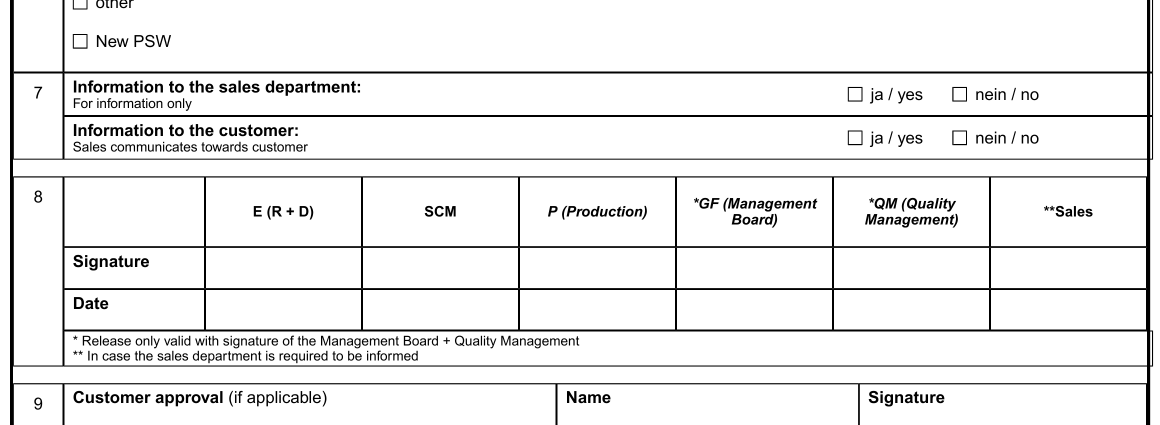
#> input picture mine_crop_gap.png, 2320 x 850 px, given in place of o-1.png, which was not available (shown at 1/2 size)
$ python diff.py ../mine_crop_gap.png ../mine_page2b-2.png
#> lines starting #> are read from the running program, lines starting #| are printed output that depends on the picture; after the words box and inside, x2 and y2 are one past the last pixel; in counts of white or black regions, pixels touching at a corner belong together; pictures that were not available may be replaced by others from this repository, and a replacement may not be noted
"""Render original + generated PDFs to PNG and diff them.
   python tools/diff.py <generated.pdf> [dpi]
   writes .work/diff-<n>.png (side by side: original | generated | overlay) and prints mismatch %"""
import subprocess, sys, os
from PIL import Image, ImageChops
import numpy as np
gen = sys.argv[1]
dpi = sys.argv[2] if len(sys.argv) > 2 else '100'
orig = os.path.join('docs', 'DL05-F0987 - Quality Notification.pdf')
w = '.work'
subprocess.run(['pdftoppm', '-r', dpi, '-png', orig, f'{w}/o'], check=True, stderr=subprocess.DEVNULL)
#> (this line was passed over: subprocess is not available in this run)
subprocess.run(['pdftoppm', '-r', dpi, '-png', gen, f'{w}/g'], check=True, stderr=subprocess.DEVNULL)
#> (this line was passed over: subprocess is not available in this run)
for n in (1, 2):
    a = Image.open(f'{w}/o-{n}.png').convert('L')
    b = Image.open(f'{w}/g-{n}.png').convert('L')
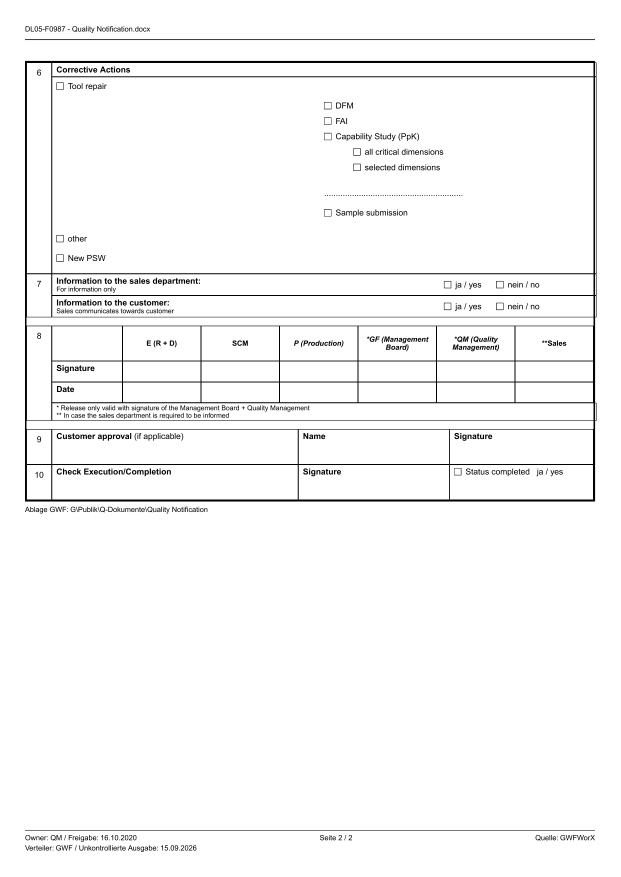
#> input picture mine_page2b-2.png, 2481 x 3508 px, given in place of g-1.png, which was not available (shown at 1/4 size)
    A = np.array(a) < 200; B = np.array(b) < 200
#> after `A = np.array(a) < 200`:
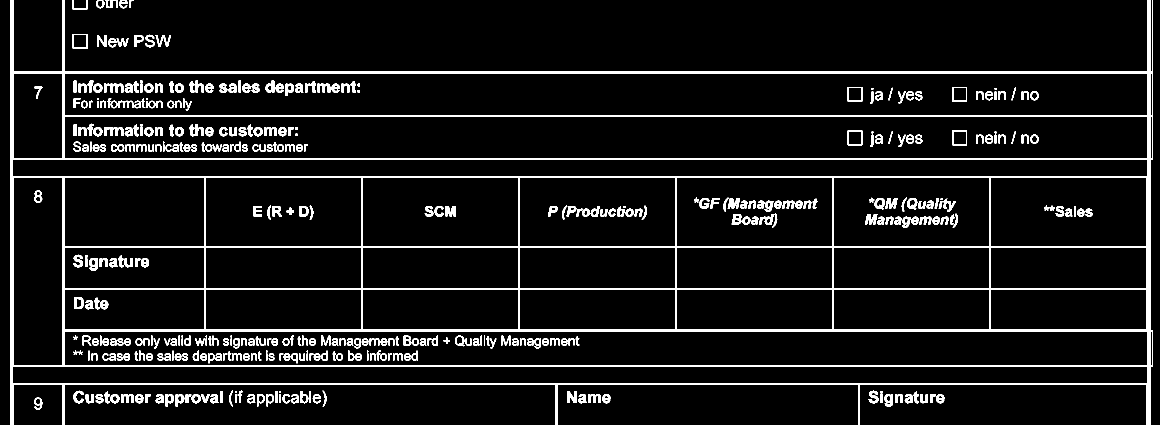
#> A: shape (850, 2320) bool (shown at 1/2 size); 7.7% white; 417 white regions (18 under 20 px), largest, box (x1, y1, x2, y2) and area: (20, 0, 2306, 850) 93665, (891, 412, 912, 433) 342, (1455, 396, 1480, 417) 331
#> after `B = np.array(b) < 200`:
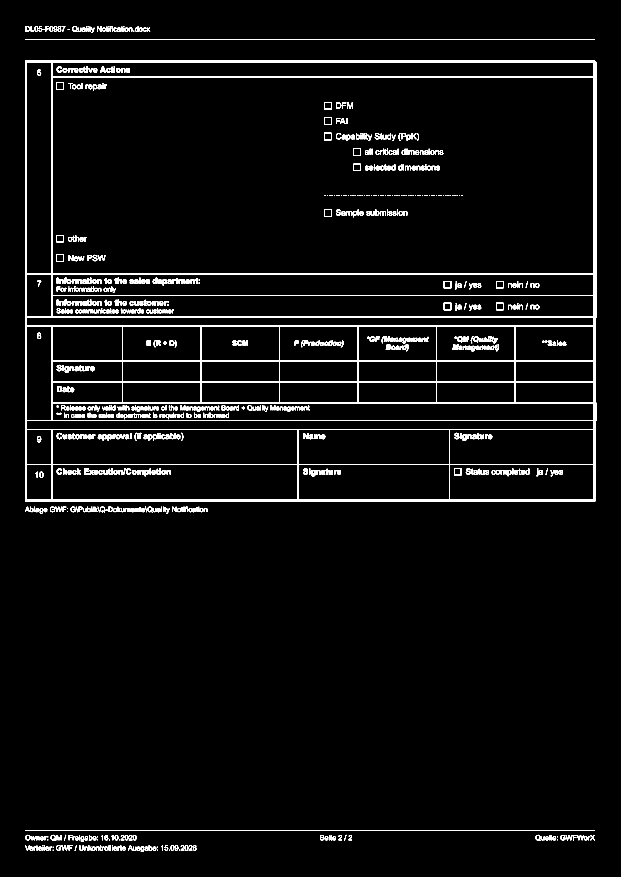
#> B: shape (3508, 2481) bool (shown at 1/4 size); 3.3% white; 869 white regions (119 under 20 px), largest, box (x1, y1, x2, y2) and area: (100, 243, 2386, 2006) 170531, (100, 157, 2380, 160) 6840, (100, 3321, 2380, 3323) 4560
#> (the run stopped early here; a loop or call above may not have finished)
